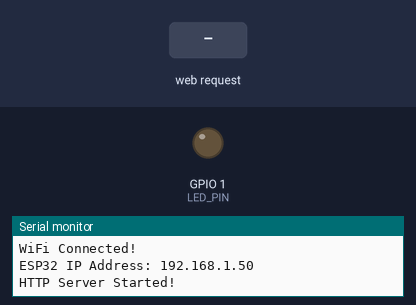
The sketch below on a simulated ESP32. Parts: output pins drawn as LEDs (lit = HIGH), the last lines printed to the serial monitor. The inputs (shaded band) are chosen by the test bench. WiFi joins after 1.5 s; servers stay silent unless stated.

Above: at 3.7 s.
3.8 s: HTTP request GET /off received
At 4.8 s:
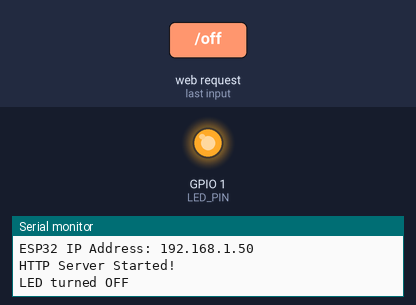
5.3 s: HTTP request GET /on received
At 5.9 s:
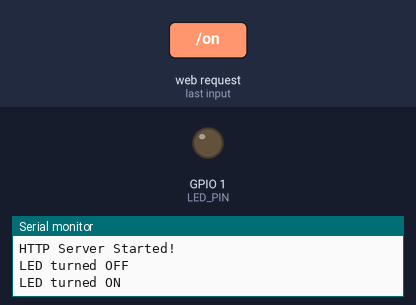
Timing chart, 0 to 8.3 s (numbered marks = the images above; inputs shaded):
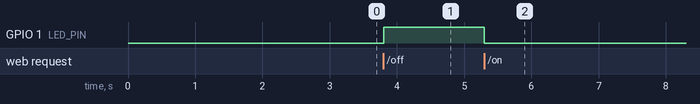

Measured:
- after the input at 3.8 s, GPIO 1 (LED_PIN): LOW → HIGH at once
- after the input at 5.3 s, GPIO 1 (LED_PIN): HIGH → LOW at once

The sketch:

Led_control_ESP_web.ino
```cpp
#include <WiFi.h>
#include <WiFiManager.h>
#include <WebServer.h>

#define LED_PIN 1

WebServer server(80);

bool ledState = false;

// Create HTML webpage
String webpage() {

  String html = R"rawliteral(
  <!DOCTYPE html>
  <html>
  <head>
    <title>ESP32 LED Control</title>
    <meta name="viewport" content="width=device-width, initial-scale=1">

    <style>
      body {
        font-family: Arial;
        text-align: center;
        background: #f2f2f2;
        padding: 30px;
      }

      .container {
        background: white;
        padding: 30px;
        border-radius: 15px;
        max-width: 400px;
        margin: auto;
      }

      button {
        padding: 15px 30px;
        font-size: 18px;
        border: none;
        border-radius: 8px;
        color: white;
        margin: 10px;
        cursor: pointer;
      }

      .on { background: green; }
      .off { background: red; }
    </style>
  </head>

  <body>
    <div class="container">
      <h1>ESP32 LED Control</h1>

      <h2>LED Status: LED_STATUS</h2>

      <a href="/on">
        <button class="on">LED ON</button>
      </a>

      <a href="/off">
        <button class="off">LED OFF</button>
      </a>
    </div>
  </body>
  </html>
  )rawliteral";

  html.replace("LED_STATUS", ledState ? "ON" : "OFF");

  return html;
}

// Homepage
void handleRoot() {
  server.send(200, "text/html", webpage());
}

// Turn LED ON
void handleLEDOn() {

  ledState = true;
  digitalWrite(LED_PIN,LOW);

  Serial.println("LED turned ON");

  server.send(200, "text/html", webpage());
}

// Turn LED OFF
void handleLEDOff() {

  ledState = false;
  digitalWrite(LED_PIN, HIGH);

  Serial.println("LED turned OFF");

  server.send(200, "text/html", webpage());
}

void setup() {

  Serial.begin(115200);
  delay(1000);

  pinMode(LED_PIN, OUTPUT);
  digitalWrite(LED_PIN, LOW);

  Serial.println("ESP32 Starting...");

  // Wi-Fi connection
  WiFiManager wm;

  if (!wm.autoConnect("ESP32_Setup", "12345678")) {
    Serial.println("WiFi connection failed!");
    ESP.restart();
  }

  Serial.println("WiFi Connected!");

  Serial.print("ESP32 IP Address: ");
  Serial.println(WiFi.localIP());

  // Register routes
  server.on("/", HTTP_GET, handleRoot);
  server.on("/on", HTTP_GET, handleLEDOn);
  server.on("/off", HTTP_GET, handleLEDOff);

  // Start web server
  server.begin();

  Serial.println("HTTP Server Started!");
}

void loop() {
  server.handleClient();
}
```
